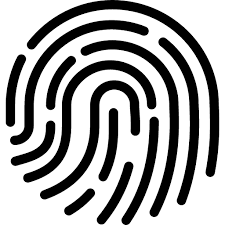
#> input picture fingerprint.png, 225 x 225 px, found by its file name
$ python 5a.py
#> lines starting #> are read from the running program, lines starting #| are printed output that depends on the picture; after the words box and inside, x2 and y2 are one past the last pixel; in counts of white or black regions, pixels touching at a corner belong together
import numpy as np
import matplotlib.pyplot as plt
import cv2
def custom_erosion(image, kernel):
    result = np.zeros_like(image)
    rows, cols = image.shape

    for i in range(1, rows-1):
        for j in range(1, cols-1):
            if np.all(image[i-1:i+2, j-1:j+2] * kernel):
                result[i, j] = 0

    return result

def custom_dilation(image, kernel):
    result = np.zeros_like(image)
    rows, cols = image.shape

    for i in range(1, rows-1):
        for j in range(1, cols-1):
            if np.any(image[i-1:i+2, j-1:j+2] * kernel):
                result[i, j] = 1

    return result

# Example usage
image_path = 'fingerprint.png'
binary_image = cv2.imread(image_path, cv2.IMREAD_GRAYSCALE)
#> binary_image is the input picture: shape (225, 225); min 0, max 255, mean 167.6

# Ensure the image is binary (black and white)
binary_image = (binary_image > 0.5).astype(np.uint8)
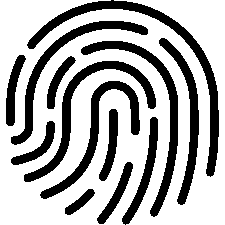
#> binary_image: shape (225, 225); values 0 (black) and 1 (white), 68.7% white; 13 black regions, largest, box (x1, y1, x2, y2) and area: (27, 0, 219, 177) 2781, (81, 41, 178, 217) 2019, (24, 61, 156, 182) 1949

# Define the structuring element (kernel)
# kernel_size = 3
# kernel = np.ones((kernel_size, kernel_size), np.uint8)
kernel = [[1, 1, 1],
          [1, 1, 1],
          [1, 1, 1]]

# Manually perform erosion
erosion_result = custom_erosion(binary_image, kernel)
#> after the loop in custom_erosion, `for i in range(1, rows-1):`: result: shape (225, 225); every value is 0

# Manually perform dilation
dilation_result = custom_dilation(binary_image, kernel)
#> after the loop in custom_dilation, `for i in range(1, rows-1):`:
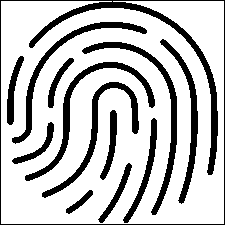
#> result: shape (225, 225); values 0 (black) and 1 (white), 76.3% white; 13 black regions, largest, box (x1, y1, x2, y2) and area: (0, 0, 225, 225) 2856, (82, 42, 177, 215) 1425, (25, 62, 155, 181) 1367

# Display the results
plt.figure(figsize=(10, 5))

plt.subplot(131)
plt.imshow(binary_image, cmap='gray')
plt.title('Original Binary Image')

plt.subplot(132)
plt.imshow(erosion_result, cmap='gray')
plt.title('Manual Erosion')

plt.subplot(133)
plt.imshow(dilation_result, cmap='gray')
plt.title('Manual Dilation')

plt.show()
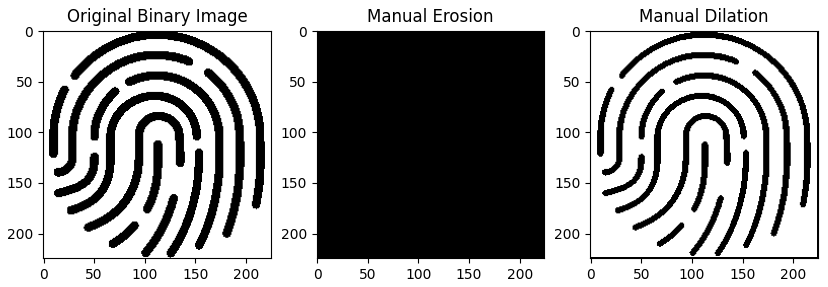
#> figure drawn by matplotlib, 3 panels
